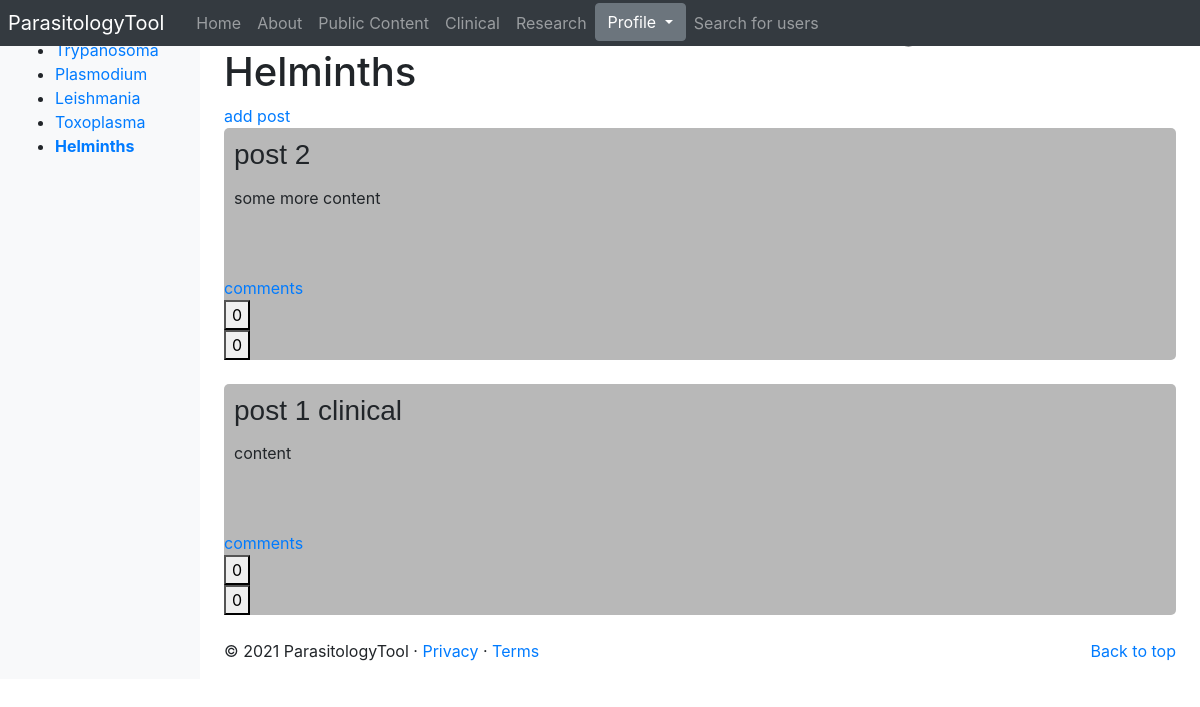
The app's page /parasitologyTool/clinical_portal/8/ (signed in), older data.
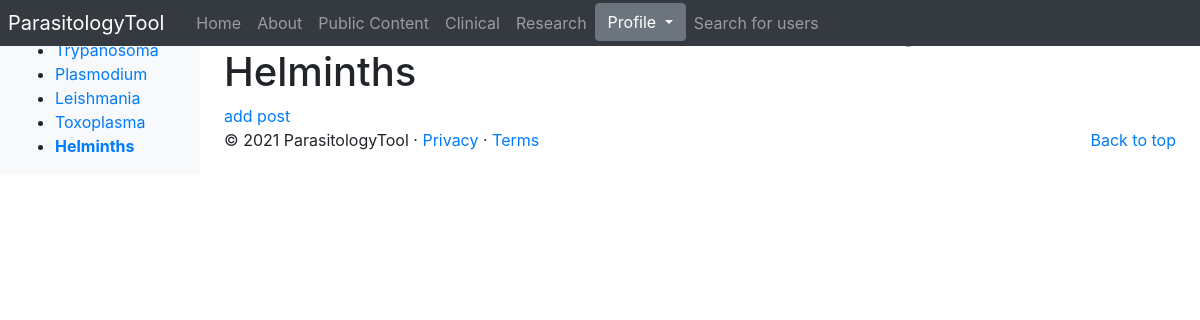
The same page, newer data.
### parasitologyTool/models.py (models this page shows, shortened)
class Parasite(models.Model):
	NAME_MAX_LENGTH = 128
	name = models.CharField(max_length=NAME_MAX_LENGTH, unique=True)
	views = models.IntegerField(default=0)
	picture = models.ImageField(upload_to='parasite_pic')
	intro = models.CharField(max_length=3000)

class Post(models.Model):
	title = models.CharField(max_length=100)
	content = models.TextField()
	parasite = models.ForeignKey(Parasite, on_delete=models.CASCADE, default=None)
	likes = models.ManyToManyField(User, blank=True, related_name="clinical_likes")
	dislikes = models.ManyToManyField(User, blank=True, related_name="clinical_dislikes")
	user = models.ForeignKey(UserProfile, on_delete=models.CASCADE, default=None)
	date_posted = models.DateTimeField(default=timezone.now)
	@property
	def images(self):
		return self.clinicalimage_set.all()
	@property
	def model(self):
		return self.__class__.__name__
	class Meta:
		ordering = ['-date_posted',]

### parasitologyTool/views.py (the view)
# urls.py: path('clinical_portal/<int:parasite_id>/', views.clinical_parasite_page, name = 'clinical_parasite_page'),
@login_required
def clinical_parasite_page(request, parasite_id):
    context_dict = {}
    try:
        parasite = Parasite.objects.get(id=parasite_id)
        posts = parasite.post_set.all()
    except Parasite.DoesNotExist:
        return not_found(request)
    context_dict['parasite'] = parasite
    context_dict['posts'] = posts
    return render(request, 'parasitologyTool/clinical_parasite_page.html', context=context_dict)

### parasitologyTool/templatetags/parasitologyTool_template_tags.py (called while the page is built)
@register.inclusion_tag('parasitologyTool/parasite_list.html')
def get_parasite_list(current_category=None):
	return {'parasites': Parasite.objects.all(),
	        'current_category':current_category}

### templates/parasitologyTool/clinical_parasite_page.html (shortened to what this page needs)
{% extends 'parasitologyTool/base.html' %}
{% load static %}
{% block body_block %}
	<link rel="stylesheet" href="{% static 'css/posts.css' %}">
	<h1>Welcome to the Clinical Parasite Page for {{ parasite.name }}</h1>
	<div>
		<a href="{% url 'parasitologyTool:add_post' parasite.id %}">add post</a>
	</div>
	<div>
		{% for post in posts %}
			<div id="post">
				<h3>{{ post.title }}</h3>
				<p>{{ post.content|linebreaks|urlize }}</p>
				<br>
				<a href="{% url 'parasitologyTool:clinical_post_page' parasite.id post.id %}">comments</a>
				<form class="ajax-form-like" id="like" method="POST" data-url="{% url 'parasitologyTool:like' post.model post.id %}">
                    <button type="submit"><span class="like-count">{{post.likes.all.count}}</span></button>
                </form>
                <form class="ajax-form-dislike" id='dislike' method="POST" data-url="{% url 'parasitologyTool:dislike' post.model post.id %}">
                    <button type="submit"><span class="dislike-count"> {{post.dislikes.all.count}} </span></button>
                </form>
			</div>
		{% endfor %}
	</div>
{% endblock %}

### templates/parasitologyTool/parasite_list.html
{% if parasites %}
    <ul>
    {% for p in parasites %}
        {% if p == current_category %}
            <li><strong><a href="{% url 'parasitologyTool:goto' %}?parasite_id={{ p.id }}">{{ p.name }}</a></strong></li>
        {% else %}
            <li><a href="{% url 'parasitologyTool:goto' %}?parasite_id={{ p.id }}">{{ p.name }}</a></li>
        {% endif %}
    {% endfor %}
    </ul>
{% else %}
    <strong>No parasites</strong>
{% endif %}

Row changes from the older to the newer data that the page shows:
removed Post: title "post 2", content "some more content", likes.all.count "0", dislikes.all.count "0"
removed Post: title "post 1 clinical", content "content", likes.all.count "0", dislikes.all.count "0"
